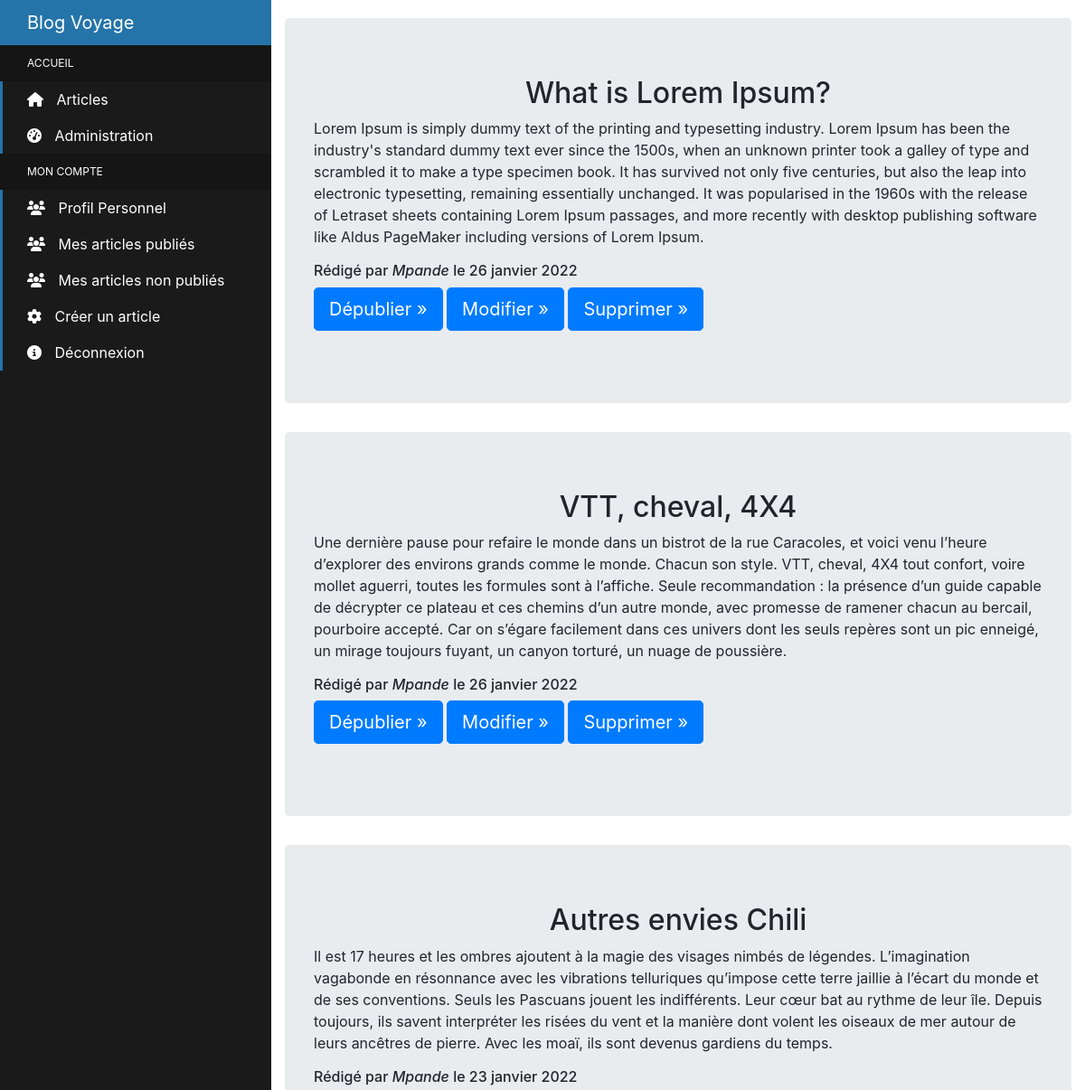
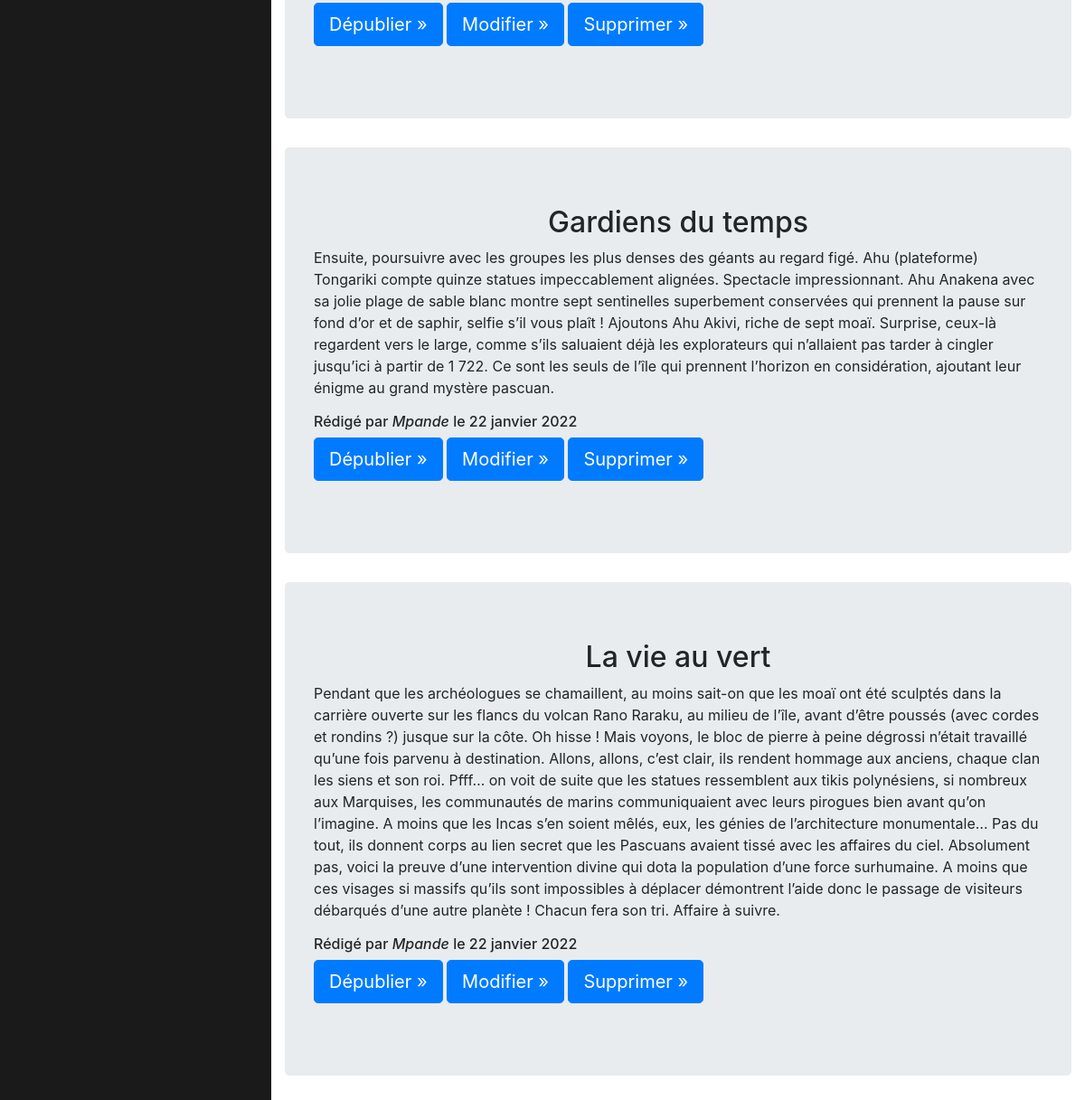
Page /blog/published/ (signed in) on the earlier database version (2 pictures, top to bottom).
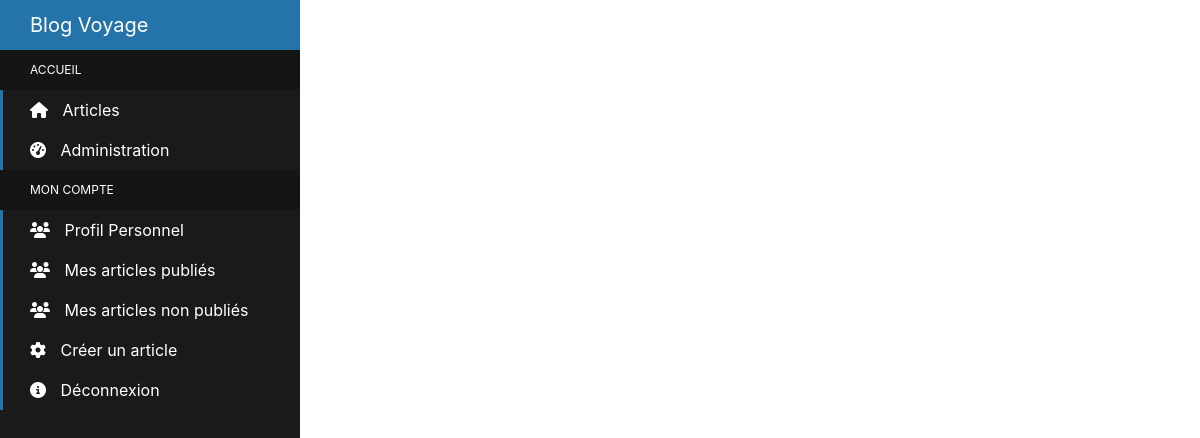
Same page on the later database version.
### blog/models.py (models this page shows, shortened)
class BlogPost(models.Model):
    title = models.CharField(max_length=255, unique=True, blank=False)
    author = models.ForeignKey(user, on_delete=models.SET_NULL, null=True, blank=True)
    last_updated = models.DateTimeField(auto_now=True)
    created_on = models.DateTimeField(blank=True, null=True)
    published = models.BooleanField(default=False)
    content = models.TextField(blank=True)
    class Meta:
        ordering = ['-created_on']
        verbose_name = 'Article'

### accounts/models.py (models this page shows, shortened)
class MyUser(AbstractBaseUser):
    name = models.CharField(max_length=55, blank=False)
    email = models.EmailField(max_length=255, unique=True)
    is_active = models.BooleanField(default=True)
    is_admin = models.BooleanField(default=False)
    is_staff = models.BooleanField(default=False)
    objects = MyUserManager()
    USERNAME_FIELD = 'email'
    REQUIRED_FIELDS = ['name']
    class Meta:
        verbose_name = 'Utilisateur'

### blog/views.py (the view)
# urls.py: path('published/', login_required(views.Published.as_view()), name='published'),
class Published(ListView):
    model = BlogPost
    context_object_name = 'posts'
    template_name = 'blog/published.html'

### templates/blog/published.html
{% extends 'website/home.html' %}
{% block content %}
    {% for post in posts %}
        {% if post.published and post.author.email == user.email %}
                <div class="container-fluid">
                    <div class="jumbotron">
                        <article>
                            <center>
                                <h2>{{post.title}}</h2>
                            </center>
                            <p>{{post.content|safe}}</p>
                            <h6>Rédigé par <i>{{post.author.name}}</i> le {{post.created_on|date:'j F Y'}}</h6>
                            <p>
                                <a class="btn btn-lg btn-primary" href="{% url 'blog:unpublish' id=post.id %}" role="button">Dépublier  &raquo;</a>
                                <a class="btn btn-lg btn-primary" href="{% url 'blog:blog_edit' pk=post.id %}" role="button">Modifier &raquo;</a>
                                <a class="btn btn-lg btn-primary" href="{% url 'blog:blog_delete' pk=post.id %}" role="button">Supprimer &raquo;</a>
                            </p>
                        </article>
                    </div>
                </div>
        {% endif %}
    {% endfor %}
{% endblock %}

### templates/website/home.html (shortened to what this page needs)
<!DOCTYPE html>
<html lang="fr">
{% load static %}
<head>
    <link rel="stylesheet" href="{% static 'website/home/style.css' %}">
    <link rel="stylesheet" href="https://stackpath.bootstrapcdn.com/bootstrap/4.4.1/css/bootstrap.min.css">
</head>
<body>
<div class="sidebar-container">
  <div class="sidebar-logo">
    Blog Voyage
  </div>
  <ul class="sidebar-navigation">
    <li class="header">Accueil</li>
    <li>
      <a href="{% url 'blog:blog_list' %}">
        <i class="fa fa-home" aria-hidden="true"></i> Articles
      </a>
    </li>
    {% if user.is_staff %}
    <li>
      <a href="/jl_admin">
        <i class="fa fa-tachometer" aria-hidden="true"></i> Administration
      </a>
    </li>
    {% endif %}
    <li class="header">Mon Compte</li>
    <li>
      <a href="#">
        <i class="fa fa-users" aria-hidden="true"></i> Profil Personnel
      </a>
    </li>
    {% if user.is_admin %}
    <li>
      <a href="{% url 'blog:published' %}">
        <i class="fa fa-users" aria-hidden="true"></i> Mes articles publiés
      </a>
    </li>
    <li>
      <a href="{% url 'blog:none_published' %}">
        <i class="fa fa-users" aria-hidden="true"></i> Mes articles non publiés
      </a>
    </li>
    <li>
      <a href="{% url 'blog:blog_create' %}">
        <i class="fa fa-cog" aria-hidden="true"></i> Créer un article
      </a>
    </li>
    {% endif %}
    <li>
      <a href="{% url 'logout' %}">
        <i class="fa fa-info-circle" aria-hidden="true"></i> Déconnexion
      </a>
    </li>
  </ul>
</div>
<div class="content-container">
{% block content %}{% endblock %}
</div>
</body>
</html>

### accounts/static/website/home/style.css (style rules this page uses)
.sidebar-container { position: fixed; width: 300px; height: 100%; left: 0; overflow-x: hidden; overflow-y: auto; background: #1a1a1a; color: #fff; }
.content-container { padding-top: 20px; }
.sidebar-logo { padding: 10px 15px 10px 30px; font-size: 20px; background-color: #2574A9; }
.sidebar-navigation { padding: 0; margin: 0; list-style-type: none; position: relative; }
.sidebar-navigation li { background-color: transparent; position: relative; display: inline-block; width: 100%; line-height: 20px; }
.sidebar-navigation li a { padding: 10px 15px 10px 30px; display: block; color: #fff; }
.sidebar-navigation li .fa { margin-right: 10px; }
.sidebar-navigation li::before { background-color: #2574A9; position: absolute; content: ''; height: 100%; left: 0; top: 0; -webkit-transition: width 0.2s ease-in; transition: width 0.2s ease-in; width: 3px; z-index: -1; }
.sidebar-navigation .header { font-size: 12px; text-transform: uppercase; background-color: #151515; padding: 10px 15px 10px 30px; }
.sidebar-navigation .header::before { background-color: transparent; }
.content-container { padding-left: 300px; }

Differences in the rows shown:
removed BlogPost: title "What is Lorem Ipsum?", content "Lorem Ipsum is simply dummy text of the printing and typesetting industry. Lorem Ipsum has been the industry's standard dummy text ever since the 1500s, when an unknown printer took a galley of type and scrambled it to make a type specimen book. It has survived not only five centuries, but also the leap into electronic typesetting, remaining essentially unchanged. It was popularised in the 1960s with the release of Letraset sheets containing Lorem Ipsum passages, and more recently with desktop publishing software like Aldus PageMaker including versions of Lorem Ipsum.", author.name "Mpande", created_on "26 janvier 2022"
removed BlogPost: title "VTT, cheval, 4X4", content "Une dernière pause pour refaire le monde dans un bistrot de la rue Caracoles, et voici venu l’heure d’explorer des environs grands comme le monde. Chacun son style. VTT, cheval, 4X4 tout confort, voire mollet aguerri, toutes les formules sont à l’affiche. Seule recommandation : la présence d’un guide capable de décrypter ce plateau et ces chemins d’un autre monde, avec promesse de ramener chacun au bercail, pourboire accepté. Car on s’égare facilement dans ces univers dont les seuls repères sont un pic enneigé, un mirage toujours fuyant, un canyon torturé, un nuage de poussière.", author.name "Mpande", created_on "26 janvier 2022"
removed BlogPost: title "Autres envies Chili", content "Il est 17 heures et les ombres ajoutent à la magie des visages nimbés de légendes. L’imagination vagabonde en résonnance avec les vibrations telluriques qu’impose cette terre jaillie à l’écart du monde et de ses conventions. Seuls les Pascuans jouent les indifférents. Leur cœur bat au rythme de leur île. Depuis toujours, ils savent interpréter les risées du vent et la manière dont volent les oiseaux de mer autour de leurs ancêtres de pierre. Avec les moaï, ils sont devenus gardiens du temps.", author.name "Mpande", created_on "23 janvier 2022"
removed BlogPost: title "Gardiens du temps", content "Ensuite, poursuivre avec les groupes les plus denses des géants au regard figé. Ahu (plateforme) Tongariki compte quinze statues impeccablement alignées. Spectacle impressionnant. Ahu Anakena avec sa jolie plage de sable blanc montre sept sentinelles superbement conservées qui prennent la pause sur fond d’or et de saphir, selfie s’il vous plaît ! Ajoutons Ahu Akivi, riche de sept moaï. Surprise, ceux-là regardent vers le large, comme s’ils saluaient déjà les explorateurs qui n’allaient pas tarder à cingler jusqu’ici à partir de 1 722. Ce sont les seuls de l’île qui prennent l’horizon en considération, ajoutant leur énigme au grand mystère pascuan.", author.name "Mpande", created_on "22 janvier 2022"
removed BlogPost: title "La vie au vert", content "Pendant que les archéologues se chamaillent, au moins sait-on que les moaï ont été sculptés dans la carrière ouverte sur les flancs du volcan Rano Raraku, au milieu de l’île, avant d’être poussés (avec cordes et rondins ?) jusque sur la côte. Oh hisse ! Mais voyons, le bloc de pierre à peine dégrossi n’était travaillé qu’une fois parvenu à destination. Allons, allons, c’est clair, ils rendent hommage aux anciens, chaque clan les siens et son roi. Pfff… on voit de suite que les statues ressemblent aux tikis polynésiens, si nombreux aux Marquises, les communautés de marins communiquaient avec leurs pirogues bien avant qu’on l’imagine. A moins que les Incas s’en soient mêlés, eux, les génies…", author.name "Mpande", created_on "22 janvier 2022"
